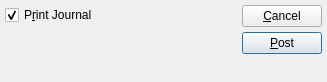
<?xml version="1.0" encoding="UTF-8"?>
<ui version="4.0">
 <comment>This file is part of the xTuple ERP: PostBooks Edition, a free and
open source Enterprise Resource Planning software suite,
Copyright (c) 1999-2019 by OpenMFG LLC, d/b/a xTuple.
It is licensed to you under the Common Public Attribution License
version 1.0, the full text of which (including xTuple-specific Exhibits)
is available at www.xtuple.com/CPAL.  By using this software, you agree
to be bound by its terms.</comment>
 <class>postCashReceipts</class>
 <widget class="QDialog" name="postCashReceipts">
  <property name="geometry">
   <rect>
    <x>0</x>
    <y>0</y>
    <width>327</width>
    <height>82</height>
   </rect>
  </property>
  <property name="windowTitle">
   <string>Post Cash Receipts</string>
  </property>
  <layout class="QHBoxLayout">
   <property name="spacing">
    <number>7</number>
   </property>
   <property name="margin">
    <number>5</number>
   </property>
   <item>
    <layout class="QVBoxLayout">
     <property name="spacing">
      <number>0</number>
     </property>
     <property name="margin">
      <number>0</number>
     </property>
     <item>
      <widget class="QCheckBox" name="_printJournal">
       <property name="text">
        <string>P&amp;rint Journal</string>
       </property>
       <property name="checked">
        <bool>true</bool>
       </property>
      </widget>
     </item>
     <item>
      <spacer name="Spacer12">
       <property name="orientation">
        <enum>Qt::Vertical</enum>
       </property>
       <property name="sizeType">
        <enum>QSizePolicy::Expanding</enum>
       </property>
       <property name="sizeHint" stdset="0">
        <size>
         <width>20</width>
         <height>20</height>
        </size>
       </property>
      </spacer>
     </item>
    </layout>
   </item>
   <item>
    <layout class="QHBoxLayout">
     <property name="spacing">
      <number>0</number>
     </property>
     <property name="margin">
      <number>0</number>
     </property>
     <item>
      <spacer name="Spacer15">
       <property name="orientation">
        <enum>Qt::Horizontal</enum>
       </property>
       <property name="sizeType">
        <enum>QSizePolicy::Expanding</enum>
       </property>
       <property name="sizeHint" stdset="0">
        <size>
         <width>20</width>
         <height>20</height>
        </size>
       </property>
      </spacer>
     </item>
     <item>
      <layout class="QVBoxLayout">
       <property name="spacing">
        <number>0</number>
       </property>
       <property name="margin">
        <number>0</number>
       </property>
       <item>
        <layout class="QVBoxLayout">
         <property name="spacing">
          <number>5</number>
         </property>
         <property name="margin">
          <number>0</number>
         </property>
         <item>
          <widget class="QPushButton" name="_close">
           <property name="text">
            <string>&amp;Cancel</string>
           </property>
          </widget>
         </item>
         <item>
          <widget class="QPushButton" name="_post">
           <property name="text">
            <string>&amp;Post</string>
           </property>
           <property name="default">
            <bool>true</bool>
           </property>
          </widget>
         </item>
        </layout>
       </item>
       <item>
        <spacer name="Spacer14">
         <property name="orientation">
          <enum>Qt::Vertical</enum>
         </property>
         <property name="sizeType">
          <enum>QSizePolicy::Expanding</enum>
         </property>
         <property name="sizeHint" stdset="0">
          <size>
           <width>20</width>
           <height>20</height>
          </size>
         </property>
        </spacer>
       </item>
      </layout>
     </item>
    </layout>
   </item>
  </layout>
 </widget>
 <layoutdefault spacing="6" margin="11"/>
 <tabstops>
  <tabstop>_printJournal</tabstop>
  <tabstop>_post</tabstop>
  <tabstop>_close</tabstop>
 </tabstops>
 <includes>
  <include location="global">parameter.h</include>
 </includes>
 <resources/>
 <connections>
  <connection>
   <sender>_close</sender>
   <signal>clicked()</signal>
   <receiver>postCashReceipts</receiver>
   <slot>close()</slot>
   <hints>
    <hint type="sourcelabel">
     <x>20</x>
     <y>20</y>
    </hint>
    <hint type="destinationlabel">
     <x>20</x>
     <y>20</y>
    </hint>
   </hints>
  </connection>
 </connections>
</ui>
